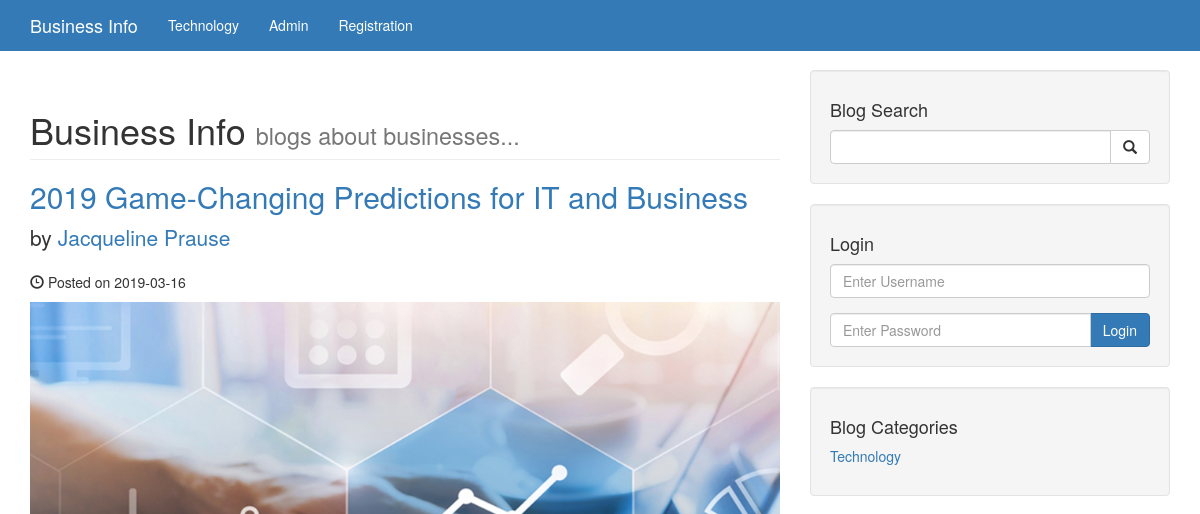
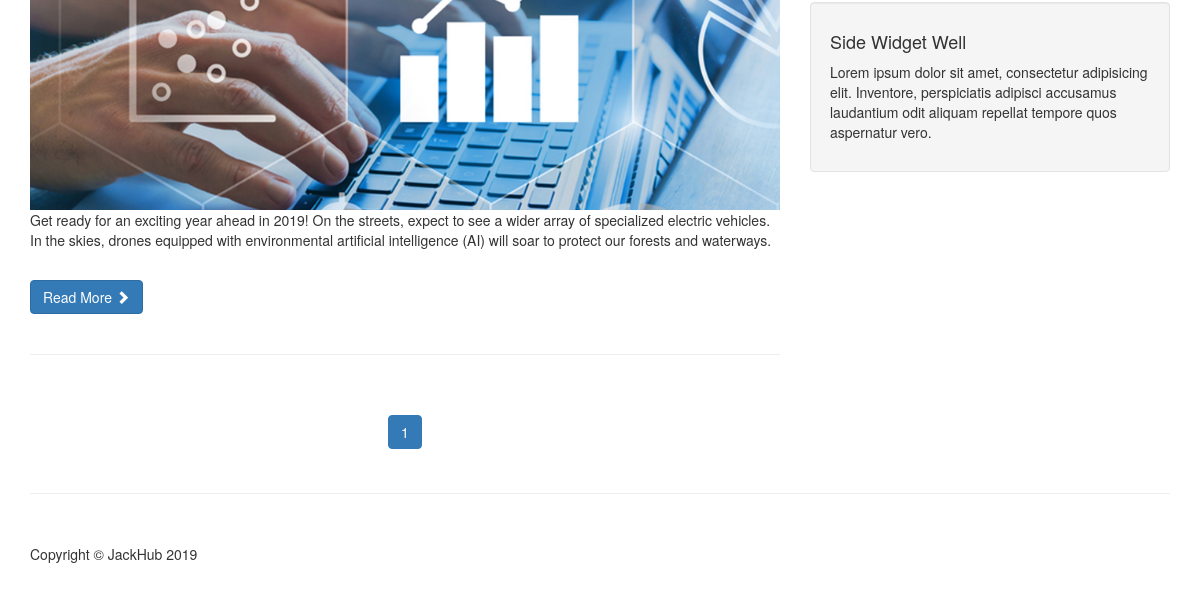
The app's page /, older data (2 pictures, top to bottom).
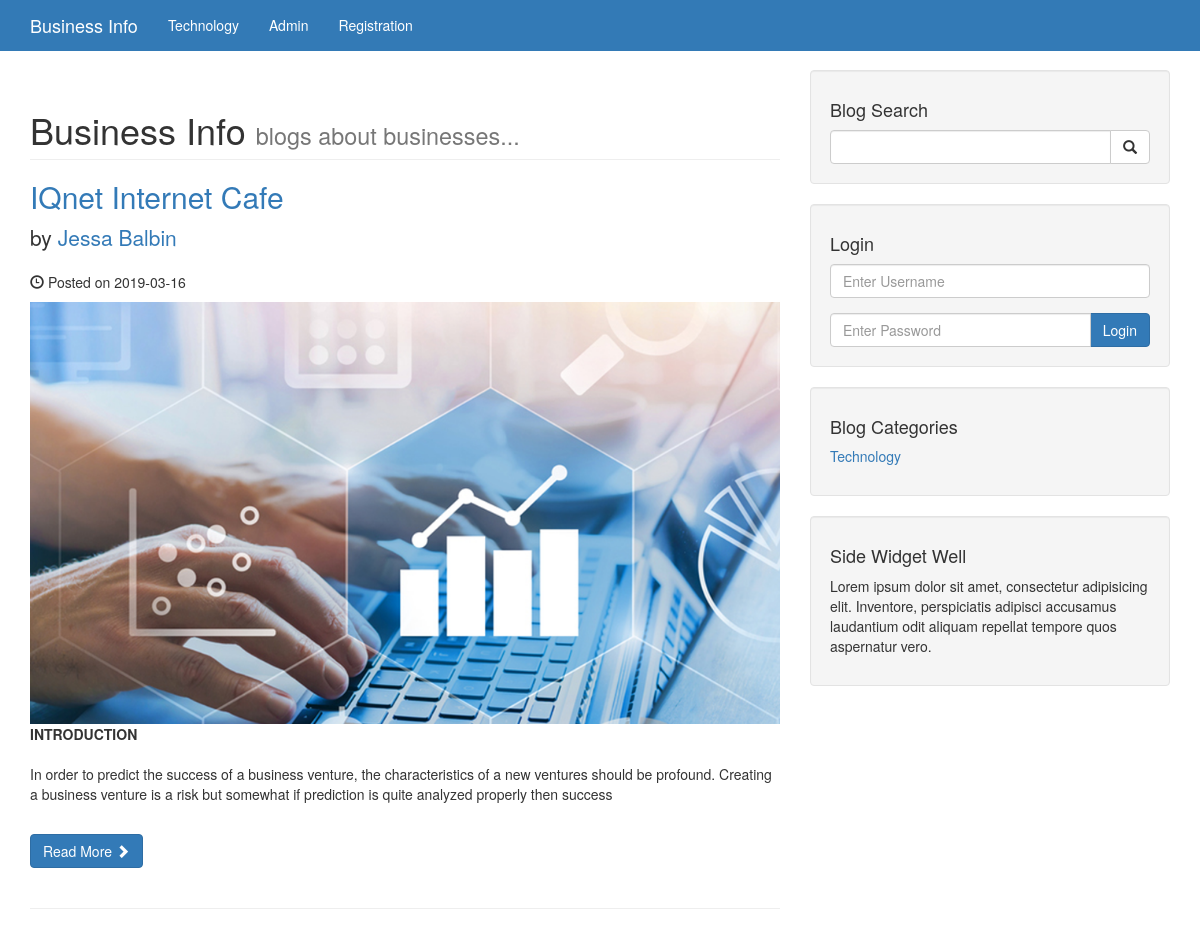
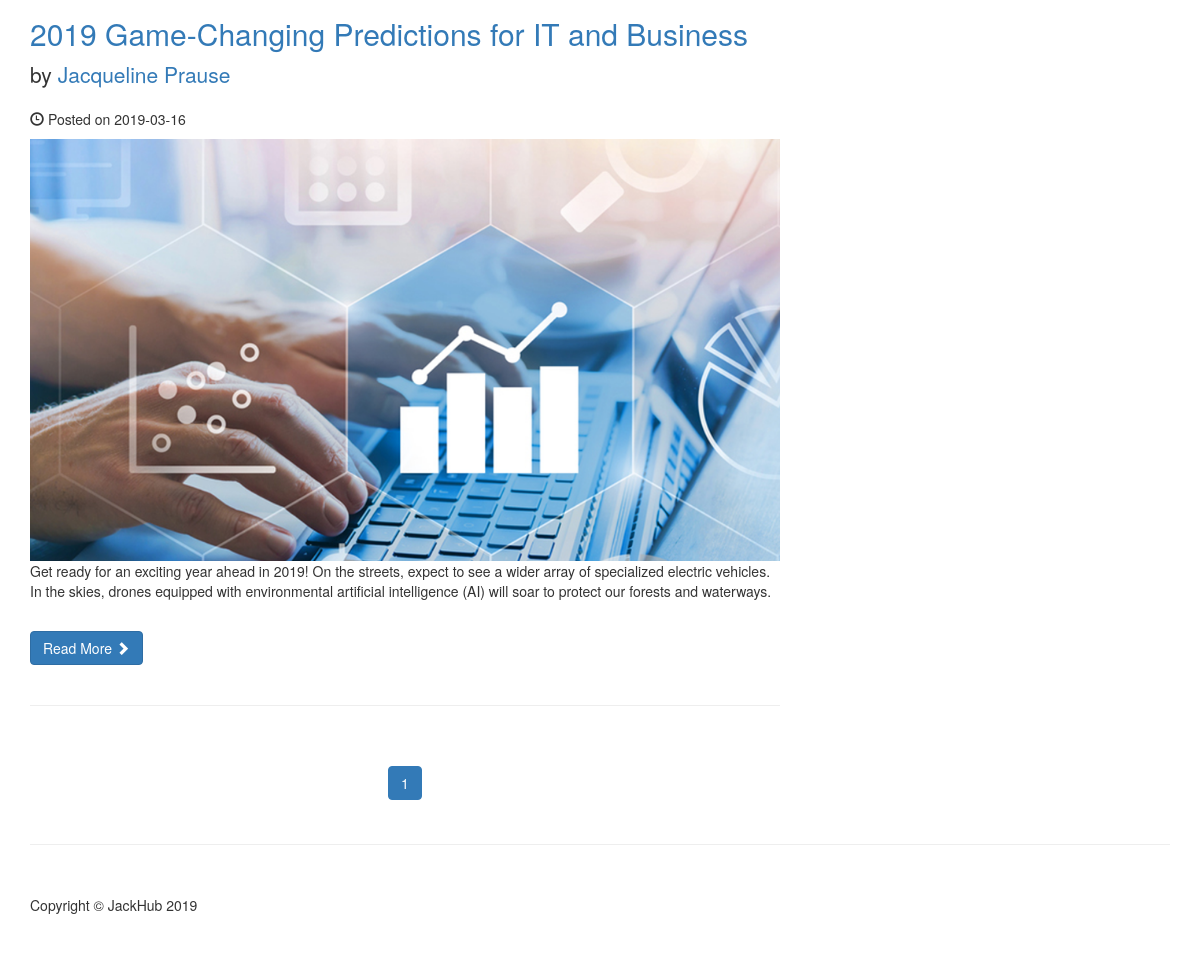
The same page, newer data (2 pictures, top to bottom).
### tables this page shows
CREATE TABLE `categories` (
  `cat_id` int(3) NOT NULL,
  `cat_title` varchar(100) NOT NULL
);

CREATE TABLE `posts` (
  `post_id` int(3) NOT NULL,
  `post_category_id` int(3) NOT NULL,
  `post_title` varchar(255) NOT NULL,
  `post_author` varchar(255) NOT NULL,
  `post_date` date NOT NULL,
  `post_image` text NOT NULL,
  `post_content` text NOT NULL,
  `post_tags` varchar(255) NOT NULL,
  `post_comment_count` int(11) NOT NULL,
  `post_status` varchar(255) NOT NULL DEFAULT 'draft',
  `post_views_count` int(11) NOT NULL
);

### index.php (the view, shortened to what the changed rows need)
<?php include "includes/header.php"; ?>
<?php include "includes/navigation.php"; ?>
    <div class="container">
        <div class="row">
            <div class="col-md-8">
                <h1 class="page-header">
                    Business Info
                    <small>blogs about businesses...</small>
                </h1>
                <?php
                    $per_page = 5;
                    if(isset($_GET['page'])){
                        $page = $_GET['page'];
                    } else{
                        $page = 1;
                    }
                    if($page == "" || $page == 1){
                        $page_one = 0;
                    } else{
                        $page_one = ($page * $per_page) - $per_page ;
                    }
                    $query_post_count = "SELECT * FROM posts";
                    $all_post_count = mysqli_query($connection, $query_post_count);
                    $count = mysqli_num_rows($all_post_count);
                    $count = ceil($count / $per_page);
                    $query = "SELECT * FROM posts ORDER BY post_id DESC LIMIT $page_one, $per_page";
                    $select_all_posts = mysqli_query($connection, $query);
                    while($row = mysqli_fetch_assoc($select_all_posts)){
                        $post_id = $row['post_id'];
                        $post_title = $row['post_title'];
                        $post_author = $row['post_author'];
                        $post_date = $row['post_date'];
                        $post_image = $row['post_image'];
                        $post_content = substr($row['post_content'],0,250);
                        $post_status = $row['post_status'];
                        if($post_status == 'publish'){
                ?>
                <h2>
                    <a href="post.php?p_id=<?php echo $post_id; ?>"><?php echo $post_title; ?></a>
                </h2>
                <p class="lead">
                    by <a href="author_posts.php?author=<?php echo $post_author; ?>&p_id=<?php echo $post_id; ?>"><?php echo $post_author; ?></a>
                </p>
                <p><span class="glyphicon glyphicon-time"></span> Posted on <?php echo $post_date; ?></p>
                <a href="post.php?p_id=<?php echo $post_id; ?>">
                    <img class="img-responsive" src="images/<?php echo $post_image; ?>" alt="">
                </a>
                <p><?php echo $post_content; ?></p>
                <br>
                <a class="btn btn-primary" href="post.php?p_id=<?php echo $post_id; ?>">Read More <span class="glyphicon glyphicon-chevron-right"></span></a>
                <br><br>
                <hr>
                <br>
                <?php
                        }
                    }
                ?>
                <div class="text-center">
                    <ul class="pagination">
                        <?php
                            for($i = 1; $i <= $count; $i++){
                                if($i == $page){
                                    echo "<li class='active'><a href='index.php?page=$i'>$i</a></li>";
                                } else{
                                    echo "<li><a href='index.php?page=$i'>$i</a></li>";
                                }
                            }
                        ?>
                    </ul>
                </div>
            </div>
            <?php include "includes/sidebar.php"; ?>
        <?php include "includes/footer.php"; ?>

### includes/navigation.php (shortened to what the changed rows need)
<nav class="navbar navbar-fixed-top" role="navigation">
    <div class="container">
        <div class="collapse navbar-collapse" id="bs-example-navbar-collapse-1">
            <ul class="nav navbar-nav">
                <?php
                    $query = "SELECT * FROM categories";
                    $select_all_categories = mysqli_query($connection, $query);
                    while($row = mysqli_fetch_assoc($select_all_categories)){
                        $cat_id = $row['cat_id'];
                        $cat_title = $row['cat_title'];
                        echo "<li><a href='category.php?category={$cat_id}'>$cat_title</a>";
                    }
                ?>
                <li><a href='admin/index.php'>Admin</a></li>
                <li><a href='registration.php'>Registration</a></li>
            </ul>
        </div>
    </div>
</nav>

### includes/sidebar.php (shortened to what the changed rows need)
<div class="col-md-4">
<div class="well">
    <div class="row">
        <div class="col-lg-12">
            <ul class="list-unstyled">
                <?php
                    $query = "SELECT * FROM categories";
                    $select_categories_sidebar = mysqli_query($connection, $query);
                    while($row = mysqli_fetch_assoc($select_categories_sidebar)){
                        $cat_id = $row['cat_id'];
                        $cat_title = $row['cat_title'];
                        echo "<li><a href='category.php?category=$cat_id'>$cat_title</a>";
                    }
                ?>
            </ul>
        </div>
    </div>
</div>
</div>
</div>

Row changes from the older to the newer data that the page shows:
added posts: post_title "IQnet Internet Cafe", post_author "Jessa Balbin", post_date "2019-03-16", post_image (picture), post_content "INTRODUCTION In order to predict the success of a business venture, the characteristics of a new ventures should be profound. Creating a business venture is a risk but somewhat if prediction is quite analyzed properly then success"
